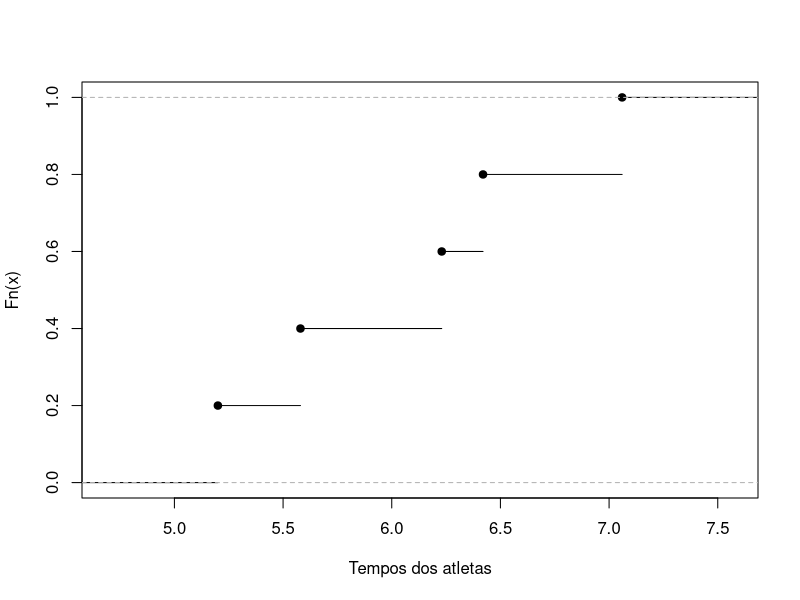

Generate this figure with R:
## ---- chunk 1
atletas <- c(5.20,  5.58,  6.23,  6.42,  7.06)  

fde <- ecdf(atletas)
fde(5.3)
## ---- chunk 2
plot(fde, xlab= 'Tempos dos atletas', main='')
